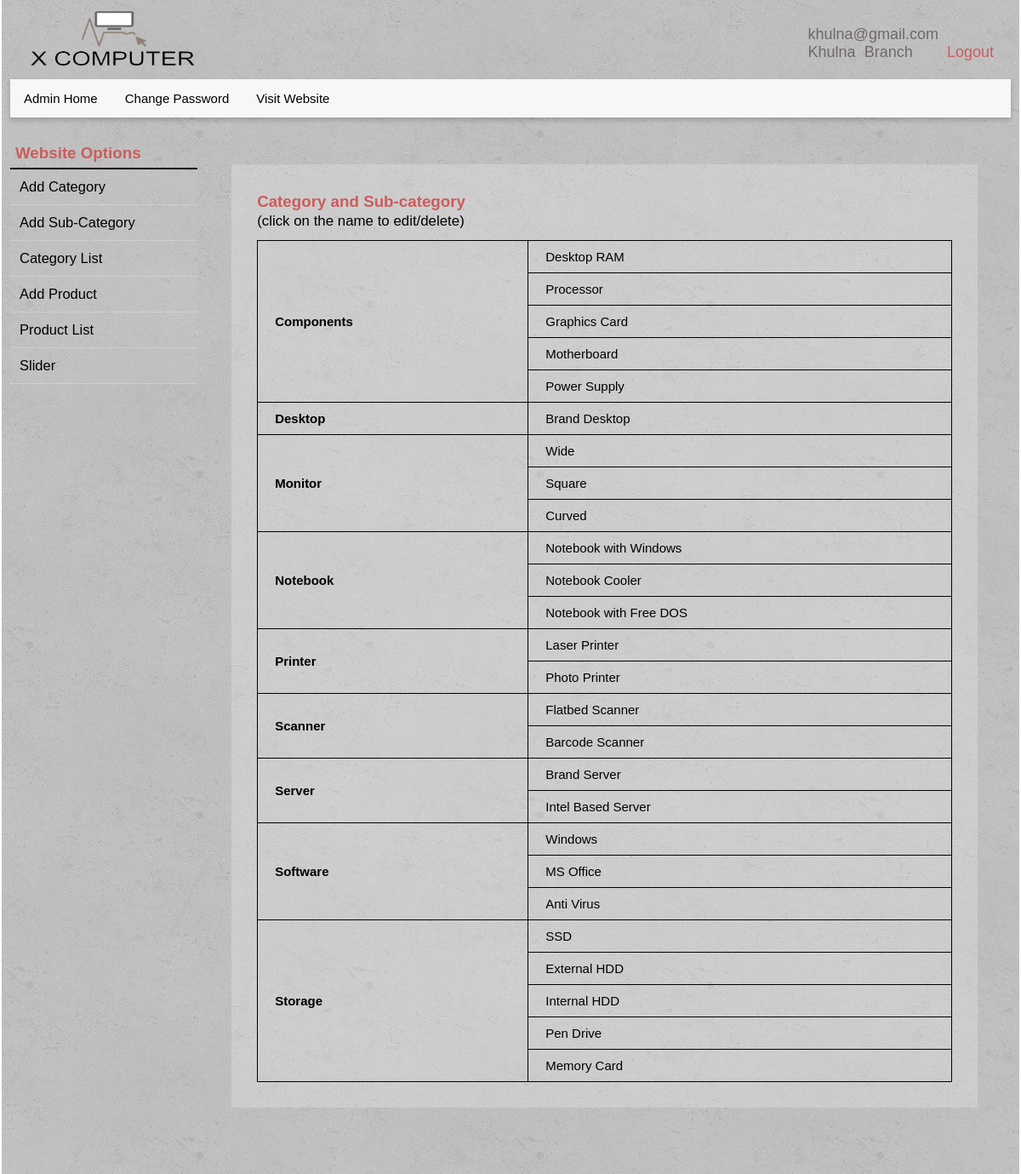
Screenshot of /admin/category-list.php (signed in) with the database file from the repository.
### tables this page shows
CREATE TABLE `links` (
  `id` int(11) NOT NULL DEFAULT '1',
  `title` varchar(50) DEFAULT NULL,
  `press` varchar(255) DEFAULT NULL,
  `app` varchar(255) DEFAULT NULL,
  `copyrightInfo` varchar(100) DEFAULT NULL,
  `aboutUs` varchar(1000) DEFAULT NULL,
  `email` varchar(50) DEFAULT NULL,
  `telephone` varchar(50) DEFAULT NULL,
  `logo` varchar(255) DEFAULT NULL,
  `support` varchar(255) DEFAULT NULL
);

CREATE TABLE `category` (
  `category_id` int(2) NOT NULL,
  `category_name` varchar(30) NOT NULL
);

CREATE TABLE `sub_category` (
  `subcategory_id` int(5) NOT NULL,
  `subcategory_name` varchar(30) NOT NULL,
  `category_id` int(2) NOT NULL
);

### classes/others.php (called while the page is built, shortened)
<?php
    $filepath = realpath(dirname(__FILE__));
    require_once ($filepath.'/../library/database.php');
?>
<?php
    class others{
        private $db;
        public function __construct(){
            $this->db = new database();
        }
        public function getOptions(){
            $query = "SELECT * FROM links WHERE id=?";
            $arr = array(1);
            $result = $this->db->select($query,$arr);
            return $result;
        }
    }
?>

### library/database.php (called while the page is built, shortened)
<?php
$filepath = realpath(dirname(__FILE__));
require ($filepath."/../config/config.php");
class database{
	public function readAllData($query){
		global $pdo;
		$query=$pdo->prepare($query);
		$query->execute();
        if($query->rowCount()>0){
            return $query->fetchAll(PDO::FETCH_ASSOC );
        }
        else{
            return false;
        }
	}
	public function select($query, $arr)
	{
		global $pdo;
		$query=$pdo->prepare($query);
		$query->execute($arr);
		if($query->rowCount()>0){
            return $query->fetchAll(PDO::FETCH_ASSOC );
        }
        else{
            return false;
        }
	}
}
?>

### library/session.php (called while the page is built, shortened)
<?php
class session{
 public static function get($key){
  if (isset($_SESSION[$key])) {
   return $_SESSION[$key];
  } else {
   return false;
  }
 }
}
?>

### classes/readCategory.php (called while the page is built, shortened)
<?php
     $filepath = realpath(dirname(__FILE__));
    require_once ($filepath.'/../library/database.php');
?>
<?php
    class readCategory{
        private $db;
        public function __construct(){
            $this->db = new database();
        }
        public function readCat(){
            $query = "select * from category order by category_name";
            $result = $this->db->readAllData($query);
            return $result;
        }
        public function readSubCatByCategory($category_id){
            $query = "select * from sub_category where category_id=?";
            $arr = array($category_id);
            $result = $this->db->select($query,$arr);
            return $result;
        }
    }
?>

### admin/category-list.php (the view)
<?php include 'include/header.php';?>
<div class="row main-body">
<?php include 'include/sidebar.php';?>
<?php require '../classes/readCategory.php'; ?>
<?php
$rc = new readCategory();
$allCategory = $rc->readCat();
?>
    <section class="col span-3-of-4 content-body">
        <div class="row tab">
            <h1>Category and Sub-category<br><span style="color:black;font-size:90%;font-weight:300;">(click on the name to edit/delete)</span></h1>
            <table style="width:100%">
            <?php
            foreach ($allCategory as $category) {
              $index=0;
              $subCategory = $rc->readSubCatByCategory($category['category_id']);
              if($subCategory){
                 $numOfSubCategory = count($subCategory)+1;
               }
                else
                {
                   $numOfSubCategory=1;
                }
                ?>
                  <tr>
                      <th rowspan="<?php echo $numOfSubCategory; ?>"><a href="edit.php?id=<?php echo $category['category_id']; ?>&name=<?php echo $category['category_name']; ?>&type=category"><?php echo $category['category_name']; ?> </a></th>
                  </tr>
                  <?php
                  for ($x = 1; $x < $numOfSubCategory; $x++){ ?>
                  <tr>
                      <td><a href="edit.php?id=<?php echo $subCategory[$index]['subcategory_id']; ?>&name=<?php echo $subCategory[$index]['subcategory_name']; ?> &type=subcategory"><?php echo $subCategory[$index++]['subcategory_name']; ?></a></td>
                  </tr>
                  <?php }} ?>
            </table>
        </div>
    </section>
</div>
<?php include 'include/footer.php';?>

### admin/include/header.php (shortened to what this page needs)
<?php
    require '../library/session.php';
?>
<!DOCTYPE html>
<html lang="en">
    <head>
        <link rel="stylesheet" type="text/css" href="../vendors/css/normalize.css">
        <link rel="stylesheet" type="text/css" href="../vendors/css/grid.css">
        <link rel="stylesheet" type="text/css" href="../vendors/css/ionicons.min.css">
        <link rel="stylesheet" type="text/css" href="vendors/css/scrollTable.css">
        <link rel="stylesheet" type="text/css" href="resources/css/style2.css">
    </head>
    <body>
    <?php
        $option = new others();
        $result = $option->getOptions();
    ?>
<header>
    <div class="logo">
       <img src="<?php if($result[0]['logo']){echo $result[0]['logo'];} ?>" alt="logo" class="main-logo">
   </div>
  <div class="admin-welcome">
      <p><?php echo session::get('adminEmail'); ?><?php if(session::get('adminBranch') != "0"){ ?><br><?php echo session::get('adminBranch'); }?></p>
      <a href="?action=logout">Logout</a>
  </div>
    <ul>
      <li><a class="homeButton" href="index.php">Admin Home</a></li>
      <li class="dropdown">
        <a href="changePassword.php" class="dropbtn">Change Password</a>
      </li>
      <li class="dropdown">
        <a href="../index.php" class="dropbtn" target="_blank">Visit Website</a>
      </li>
    </ul>
</header>

### admin/resources/css/style2.css (style rules this page uses)
* { margin: 0; padding: 0; box-sizing: border-box; }
html { background-color: white; color: #6f6868; font-family: Arial, "Source Sans Pro", sans-serif; font-weight: 100; font-size: 15px; text-rendering: optimizeLegibility; }
body { margin: auto 2px; padding-left: 10px; padding-right: 10px; background-color: #e2e2e2; background-image: linear-gradient(rgba(0, 0, 0, 0.2), rgba(0, 0, 0, 0.2)), url(img/2.png); background-attachment: fixed; }
header { background-color: white; background-image: linear-gradient(rgba(0, 0, 0, 0.2), rgba(0, 0, 0, 0.2)), url(img/2.png); background-attachment: fixed; }
.main-logo { height: 70px; width: 200px; margin-left: 10px; margin-right: 10px; }
.logo, .branch-link, .support { display: inline-block; float: left; margin: 10px 10px; font-size: 85%; }
.admin-welcome { float: right; margin-top: 30px; margin-right: 20px; font-size: 120%; word-spacing: 5px; }
.admin-welcome p { display: inline-block; }
.admin-welcome a { text-decoration: none; color: indianred; }
ul { list-style-type: none; margin: 0; margin-bottom: 5px; padding: 0; overflow: hidden; background-color: #F7F7F7; box-shadow: 0 3px 6px 0 rgba(0,0,0,0.2); overflow: auto; }
li { float: left; }
li a:link, li a:visited, .dropbtn:link, .dropbtn:visited { font-weight: 300; display: inline-block; background-color: #F7F7F7; color: black; text-align: center; padding: 14px 16px; border-bottom: none; text-decoration: none; transition: background-color .1s, color .1s; }
.homeButton { color: #43AAD8; font-weight: 500; }
table { padding: 10px 10px; }
.content-body { background-color: rgba(255, 255, 255, 0.21); padding: 30px; margin: 50px auto; margin-left: 20px; }
.content-body { padding-top: 20px; }
h1 { background-color: transparent; color: indianred; font-size: 125%; }
.tab table, .tab td, .tab th { border: 1px solid black; border-collapse: collapse; }
.tab td, .tab th { padding: 10px; text-align: left; }
.tab a { text-decoration: none; color: black; padding: 10px; }

### rows the page displays
links: logo (picture)
category: category_name "Components"
sub_category: subcategory_name "Desktop RAM"
sub_category: subcategory_name "Processor"
sub_category: subcategory_name "Graphics Card"
sub_category: subcategory_name "Motherboard"
sub_category: subcategory_name "Power Supply"
category: category_name "Desktop"
sub_category: subcategory_name "Brand Desktop"
category: category_name "Monitor"
sub_category: subcategory_name "Wide"
sub_category: subcategory_name "Square"
sub_category: subcategory_name "Curved"
category: category_name "Notebook"
sub_category: subcategory_name "Notebook with Windows"
sub_category: subcategory_name "Notebook Cooler"
sub_category: subcategory_name "Notebook with Free DOS"
category: category_name "Printer"
sub_category: subcategory_name "Laser Printer"
sub_category: subcategory_name "Photo Printer"
category: category_name "Scanner"
sub_category: subcategory_name "Flatbed Scanner"
sub_category: subcategory_name "Barcode Scanner"
category: category_name "Server"
sub_category: subcategory_name "Brand Server"
sub_category: subcategory_name "Intel Based Server"
category: category_name "Software"
sub_category: subcategory_name "Windows"
sub_category: subcategory_name "MS Office"
sub_category: subcategory_name "Anti Virus"
category: category_name "Storage"
sub_category: subcategory_name "SSD"
sub_category: subcategory_name "External HDD"
sub_category: subcategory_name "Internal HDD"
sub_category: subcategory_name "Pen Drive"
sub_category: subcategory_name "Memory Card"

### other values shown
session::get('adminEmail') "khulna@gmail.com"
session::get('adminBranch') "Khulna Branch"
